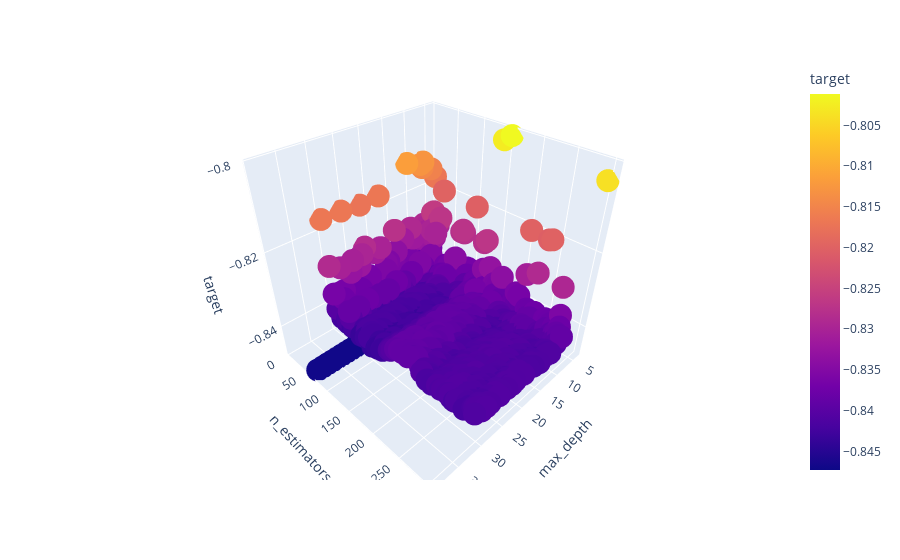

Here is the notebook cell this chart was saved with:
### Code cell
px.scatter_3d(df1, x = "max_depth", y = "n_estimators", z = "target", color = "target")

### Figure 1 — Plotly figure (JSON) as saved in the notebook; plotly's stock layout.template omitted (floating-point values rounded to 4 significant figures; data arrays with more than 128 entries replaced by an {"elided": "..."} marker saying what was removed)
{"data": [{"hovertemplate": "max_depth=%{x}<br>n_estimators=%{y}<br>target=%{marker.color}<extra></extra>", "legendgroup": "", "marker": {"color": {"elided": "1402 float values"}, "coloraxis": "coloraxis", "symbol": "circle"}, "mode": "markers", "name": "", "scene": "scene", "showlegend": false, "type": "scatter3d", "x": {"elided": "1402 int values"}, "y": {"elided": "1402 int values"}, "z": {"elided": "1402 float values"}}], "layout": {"coloraxis": {"colorbar": {"title": {"text": "target"}}, "colorscale": [[0, "#0d0887"], [0.1111, "#46039f"], [0.2222, "#7201a8"], [0.3333, "#9c179e"], [0.4444, "#bd3786"], [0.5556, "#d8576b"], [0.6667, "#ed7953"], [0.7778, "#fb9f3a"], [0.8889, "#fdca26"], [1, "#f0f921"]]}, "legend": {"tracegroupgap": 0}, "margin": {"t": 60}, "scene": {"domain": {"x": [0, 1], "y": [0, 1]}, "xaxis": {"title": {"text": "max_depth"}}, "yaxis": {"title": {"text": "n_estimators"}}, "zaxis": {"title": {"text": "target"}}}}}
